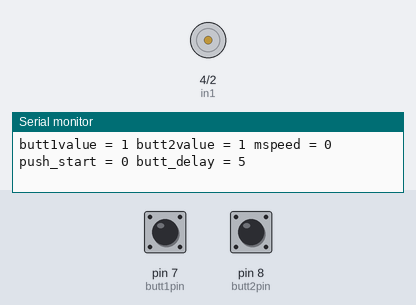
A sketch run on a simulated Arduino Uno, built with avr-gcc and run on an emulated ATmega328P. Parts: motor-driver pin pairs drawn as motors (green arrow = first pin HIGH = forward, orange = second pin HIGH = backward, longer = more drive, scaled by the enable pin), the last lines printed to the serial monitor. The inputs (shaded band) are chosen by the test bench; at power-on: pin 7 (butt1pin) HIGH, pin 8 (butt2pin) HIGH.

Above: at 1.2 s.
1.3 s: pin 7 (butt1pin) pulled LOW for 1 s
At 1.74 s:
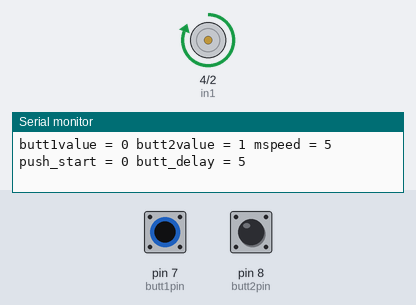
4.3 s: pin 8 (butt2pin) pulled LOW for 3.2 s
9.0 s: pin 7 (butt1pin) pulled LOW for 3.2 s
13.7 s: pin 7 (butt1pin) pulled LOW for 3.2 s
At 17.2 s:
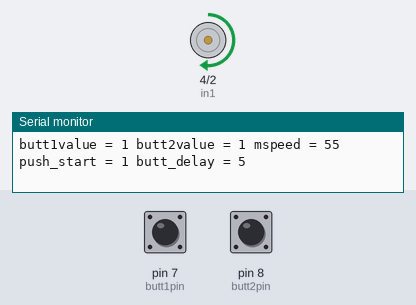
18.4 s: pin 8 (butt2pin) pulled LOW for 1 s
At 18.63 s:
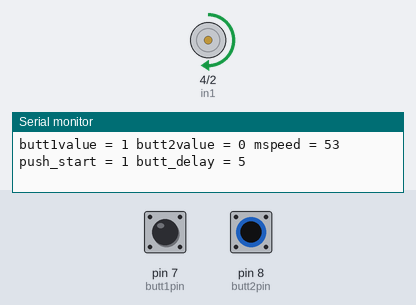
22.4 s: pin 7 (butt1pin) pulled LOW for 0.15 s
At 23.3 s:
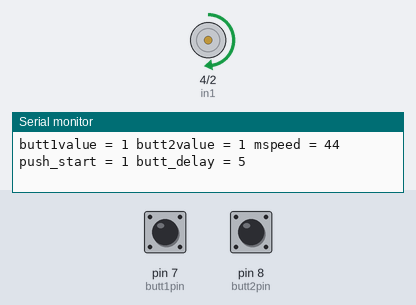
Timing chart, 0 to 25.4 s (numbered marks = the images above; inputs shaded):
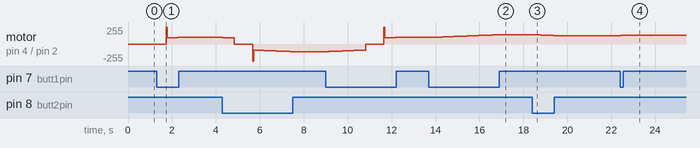

Measured:
- after the input at 13.7 s, motor on pin 4 (in1) / pin 2 (in2): moves from forward 98/255 to forward 140/255 over 3.1 s, starting after 0.07 s
- after the input at 18.4 s, motor on pin 4 (in1) / pin 2 (in2): moves from forward 140/255 to forward 127/255 over 0.91 s, starting after 0.07 s
- after the input at 22.4 s, motor on pin 4 (in1) / pin 2 (in2): forward 127/255 → forward 128/255 at once, → forward 129/255 0.08 s later

The sketch:

Class_40_DC_Motor_Speed_and_Direction_with_Pushbutton2.0.ino
```cpp
int en1 = 3;
int in1 = 4;
int in2 = 2;

int mspeed = 0;

int butt1pin = 7;
int butt1value;
int butt2pin = 8;
int butt2value;

int butt_delay ;
int push_start;

int clockwist_start_value = 10;
int anticlockwist_start_value = -10;

void setup() {
  // put your setup code here, to run once:
Serial.begin(9600);
pinMode(en1,OUTPUT);
pinMode(in1,OUTPUT);
pinMode(in2,OUTPUT);

pinMode(butt1pin,INPUT);
pinMode(butt2pin,INPUT);
digitalWrite(butt1pin,HIGH);
digitalWrite(butt2pin,HIGH);
}

void loop() {
  // put your main code here, to run repeatedly:
butt1value = digitalRead(butt1pin);
butt2value = digitalRead(butt2pin);

butt_delay = 5;

if(butt1value == 0)
{
  mspeed =mspeed + 1;
  delay(butt_delay);
}

if(butt2value == 0)
{
  mspeed =mspeed - 1;
  delay(butt_delay);
}

if(mspeed > 170){
  mspeed = 170;
}

if(mspeed < -170){
  mspeed = -170;
}

if((-5 <= mspeed) && (mspeed <= 5))
{
  analogWrite(en1,0);
  push_start = 0;
}

if(5 < mspeed)
{
  digitalWrite(in1,HIGH);
  digitalWrite(in2,LOW);
  if(push_start == 0)
  {
    analogWrite(en1,255);
    delay(50);
    push_start = push_start + 1;
  }
  analogWrite(en1,mspeed+85);
}

if(-5 > mspeed)
{
  digitalWrite(in1,LOW);
  digitalWrite(in2,HIGH);
  if(push_start == 0)
  {
    analogWrite(en1,255);
    delay(50);
    push_start = push_start + 1;
  }
  analogWrite(en1,(-1)*(mspeed-85));
}


Serial.print("butt1value = ");    Serial.print(butt1value);
Serial.print(" butt2value = ");   Serial.print(butt2value);
Serial.print(" mspeed = ");       Serial.print(mspeed);
Serial.print(" push_start = ");   Serial.print(push_start);
Serial.print(" butt_delay = ");   Serial.println(butt_delay);


}
```
